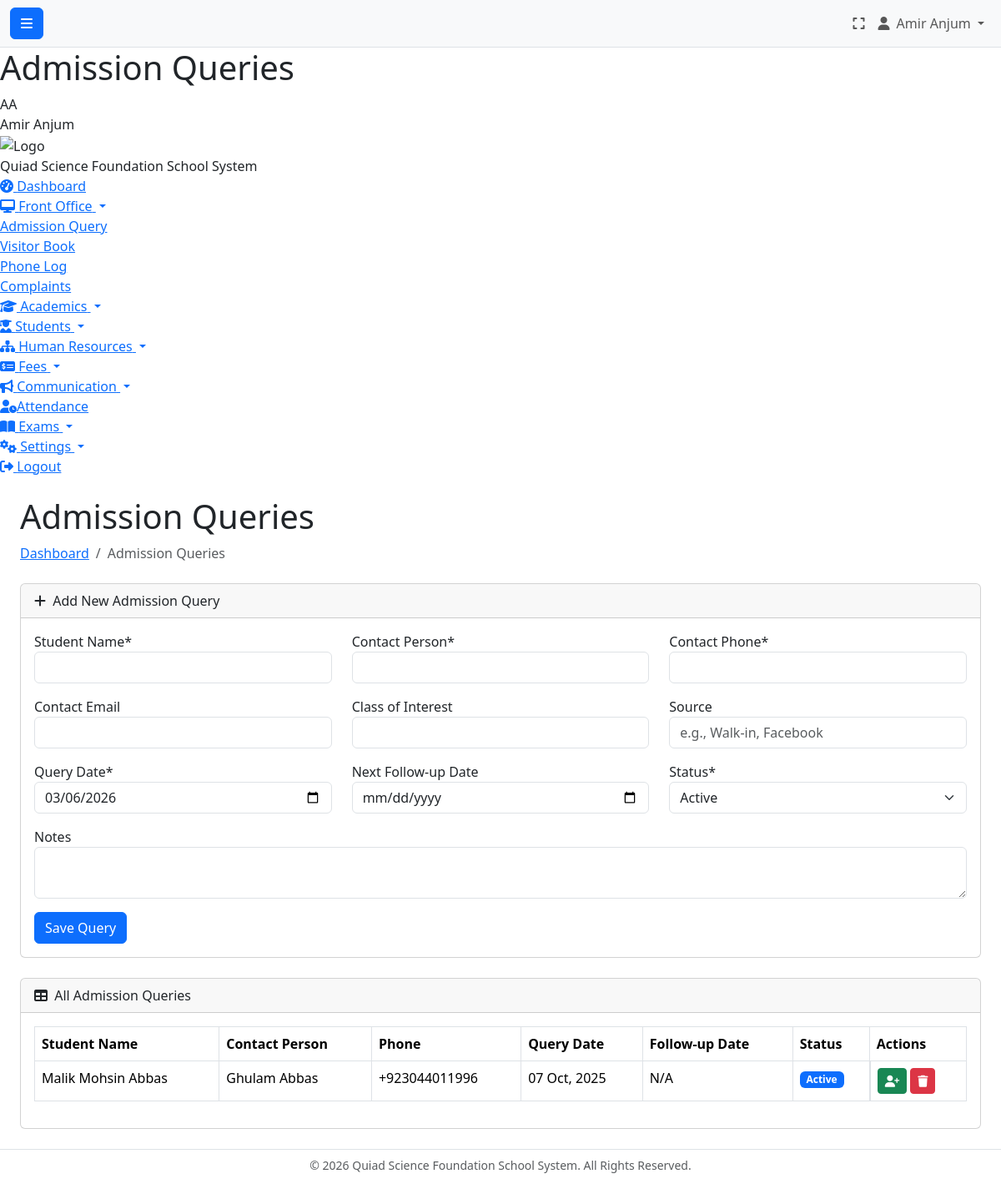
Page /branchadmin/frontoffice/admission_query.php (signed in) on the committed database.
### tables this page shows
CREATE TABLE `admission_queries` (
  `id` int(11) NOT NULL,
  `branch_id` int(11) NOT NULL,
  `student_name` varchar(100) NOT NULL,
  `contact_person` varchar(100) NOT NULL,
  `contact_phone` varchar(20) NOT NULL,
  `contact_email` varchar(100) DEFAULT NULL,
  `class_of_interest` varchar(50) DEFAULT NULL,
  `source` varchar(100) DEFAULT NULL,
  `notes` text DEFAULT NULL,
  `query_date` date NOT NULL,
  `next_follow_up_date` date DEFAULT NULL,
  `status` enum('active','closed','enrolled') NOT NULL DEFAULT 'active',
  `created_by` int(11) NOT NULL,
  `created_at` timestamp NOT NULL DEFAULT current_timestamp()
);

### branchadmin/frontoffice/admission_query.php (the view, shortened to what this page needs)
<?php
$page_title = "Admission Queries";
require_once dirname(__DIR__, 2) . '/config.php';
$branch_id = $_SESSION['branch_id'];
$stmt = $db->prepare("SELECT * FROM admission_queries WHERE branch_id = ? ORDER BY query_date DESC");
$stmt->execute([$branch_id]);
$queries = $stmt->fetchAll();
require_once ROOT_PATH . '/header.php';
?>
<?php require_once ROOT_PATH . '/sidebar_branchadmin.php'; ?>
<?php require_once ROOT_PATH . '/navbar.php'; ?>
<div class="container-fluid px-4">
    <h1 class="mt-4"><?php echo $page_title; ?></h1>
    <ol class="breadcrumb mb-4">
        <li class="breadcrumb-item"><a href="../dashboard.php">Dashboard</a></li>
        <li class="breadcrumb-item active">Admission Queries</li>
    </ol>
    <div class="card mb-4">
        <div class="card-header"><i class="fas fa-plus me-1"></i> Add New Admission Query</div>
        <div class="card-body">
            <form action="" method="POST">
                <div class="row">
                    <div class="col-md-4 mb-3"><label>Student Name*</label><input type="text" name="student_name" class="form-control" required></div>
                    <div class="col-md-4 mb-3"><label>Contact Person*</label><input type="text" name="contact_person" class="form-control" required></div>
                    <div class="col-md-4 mb-3"><label>Contact Phone*</label><input type="text" name="contact_phone" class="form-control" required></div>
                </div>
                <div class="row">
                    <div class="col-md-4 mb-3"><label>Contact Email</label><input type="email" name="contact_email" class="form-control"></div>
                    <div class="col-md-4 mb-3"><label>Class of Interest</label><input type="text" name="class_of_interest" class="form-control"></div>
                    <div class="col-md-4 mb-3"><label>Source</label><input type="text" name="source" class="form-control" placeholder="e.g., Walk-in, Facebook"></div>
                </div>
                <div class="row">
                    <div class="col-md-4 mb-3"><label>Query Date*</label><input type="date" name="query_date" class="form-control" required value="<?php echo date('Y-m-d'); ?>"></div>
                    <div class="col-md-4 mb-3"><label>Next Follow-up Date</label><input type="date" name="next_follow_up_date" class="form-control"></div>
                    <div class="col-md-4 mb-3"><label>Status*</label><select name="status" class="form-select"><option value="active">Active</option></select></div>
                </div>
                <div class="mb-3"><label>Notes</label><textarea name="notes" class="form-control" rows="2"></textarea></div>
                <button type="submit" class="btn btn-primary">Save Query</button>
            </form>
        </div>
    </div>
    <div class="card mb-4">
        <div class="card-header"><i class="fas fa-table me-1"></i> All Admission Queries</div>
        <div class="card-body">
            <div class="table-responsive">
                 <table class="table table-bordered">
                    <thead>
                        <tr>
                            <th>Student Name</th>
                            <th>Contact Person</th>
                            <th>Phone</th>
                            <th>Query Date</th>
                            <th>Follow-up Date</th>
                            <th>Status</th>
                            <th>Actions</th>
                        </tr>
                    </thead>
                    <tbody>
                        <?php foreach ($queries as $query): ?>
                        <tr>
                            <td><?php echo htmlspecialchars($query['student_name']); ?></td>
                            <td><?php echo htmlspecialchars($query['contact_person']); ?></td>
                            <td><?php echo htmlspecialchars($query['contact_phone']); ?></td>
                            <td><?php echo date('d M, Y', strtotime($query['query_date'])); ?></td>
                            <td><?php echo $query['next_follow_up_date'] ? date('d M, Y', strtotime($query['next_follow_up_date'])) : 'N/A'; ?></td>
                            <td>
                                <?php
                                $status_class = ['active' => 'primary', 'closed' => 'secondary', 'enrolled' => 'success'];
                                echo '<span class="badge bg-' . ($status_class[$query['status']] ?? 'light') . '">' . ucfirst($query['status']) . '</span>';
                                ?>
                            </td>
                            <td class="d-flex gap-1">
                                <?php if ($query['status'] != 'enrolled'): ?>
                                    <a href="../students/add_student.php?query_id=<?php echo $query['id']; ?>" class="btn btn-sm btn-success" title="Convert to Admission"><i class="fas fa-user-plus"></i></a>
                                <?php endif; ?>
                                <a href="admission_query.php?action=delete&id=<?php echo $query['id']; ?>" class="btn btn-sm btn-danger" onclick="return confirm('Are you sure?');" title="Delete"><i class="fas fa-trash"></i></a>
                            </td>
                        </tr>
                        <?php endforeach; ?>
                    </tbody>
                </table>
            </div>
        </div>
    </div>
</div>
<?php require_once ROOT_PATH . '/footer.php'; ?>

### rows in the picture
admission_queries: student_name "Malik Mohsin Abbas", contact_person "Ghulam Abbas", contact_phone "+923044011996", query_date "07 Oct, 2025", shows "N/A", status "Active"

### other values in the picture
$_SESSION['full_name'] "Amir Anjum"
$page_title "Admission Queries"
get_user_initials($_SESSION['full_name']) "AA"
SITE_NAME "Quiad Science Foundation School System"
